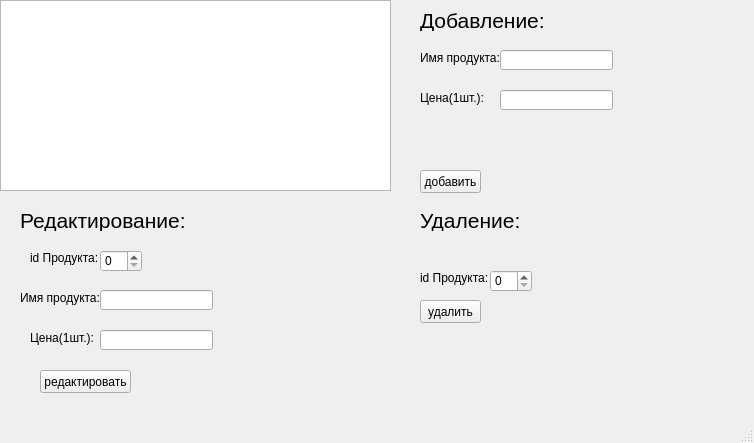
<?xml version="1.0" encoding="UTF-8"?>
<ui version="4.0">
 <class>MainWindow</class>
 <widget class="QMainWindow" name="MainWindow">
  <property name="geometry">
   <rect>
    <x>0</x>
    <y>0</y>
    <width>754</width>
    <height>443</height>
   </rect>
  </property>
  <property name="windowTitle">
   <string>MainWindow</string>
  </property>
  <widget class="QWidget" name="centralwidget">
   <widget class="QPushButton" name="Button_edit">
    <property name="geometry">
     <rect>
      <x>40</x>
      <y>370</y>
      <width>91</width>
      <height>23</height>
     </rect>
    </property>
    <property name="text">
     <string>редактировать</string>
    </property>
   </widget>
   <widget class="QPushButton" name="Button_delete">
    <property name="geometry">
     <rect>
      <x>420</x>
      <y>300</y>
      <width>61</width>
      <height>23</height>
     </rect>
    </property>
    <property name="text">
     <string>удалить</string>
    </property>
   </widget>
   <widget class="QPushButton" name="Button_add">
    <property name="geometry">
     <rect>
      <x>420</x>
      <y>170</y>
      <width>61</width>
      <height>23</height>
     </rect>
    </property>
    <property name="text">
     <string>добавить</string>
    </property>
   </widget>
   <widget class="QTableWidget" name="table">
    <property name="geometry">
     <rect>
      <x>0</x>
      <y>0</y>
      <width>391</width>
      <height>191</height>
     </rect>
    </property>
   </widget>
   <widget class="QLabel" name="label">
    <property name="geometry">
     <rect>
      <x>420</x>
      <y>270</y>
      <width>71</width>
      <height>16</height>
     </rect>
    </property>
    <property name="text">
     <string>id Продукта:</string>
    </property>
   </widget>
   <widget class="QLineEdit" name="lineEdit_2">
    <property name="geometry">
     <rect>
      <x>500</x>
      <y>50</y>
      <width>113</width>
      <height>20</height>
     </rect>
    </property>
   </widget>
   <widget class="QLabel" name="label_2">
    <property name="geometry">
     <rect>
      <x>420</x>
      <y>50</y>
      <width>81</width>
      <height>16</height>
     </rect>
    </property>
    <property name="text">
     <string>Имя продукта:</string>
    </property>
   </widget>
   <widget class="QLineEdit" name="lineEdit_3">
    <property name="geometry">
     <rect>
      <x>500</x>
      <y>90</y>
      <width>113</width>
      <height>20</height>
     </rect>
    </property>
   </widget>
   <widget class="QLabel" name="label_3">
    <property name="geometry">
     <rect>
      <x>420</x>
      <y>90</y>
      <width>71</width>
      <height>16</height>
     </rect>
    </property>
    <property name="text">
     <string>Цена(1шт.):</string>
    </property>
   </widget>
   <widget class="QLineEdit" name="lineEdit_4">
    <property name="geometry">
     <rect>
      <x>100</x>
      <y>330</y>
      <width>113</width>
      <height>20</height>
     </rect>
    </property>
   </widget>
   <widget class="QLabel" name="label_4">
    <property name="geometry">
     <rect>
      <x>30</x>
      <y>330</y>
      <width>71</width>
      <height>16</height>
     </rect>
    </property>
    <property name="text">
     <string>Цена(1шт.):</string>
    </property>
   </widget>
   <widget class="QLineEdit" name="lineEdit_5">
    <property name="geometry">
     <rect>
      <x>100</x>
      <y>290</y>
      <width>113</width>
      <height>20</height>
     </rect>
    </property>
   </widget>
   <widget class="QLabel" name="label_5">
    <property name="geometry">
     <rect>
      <x>20</x>
      <y>290</y>
      <width>81</width>
      <height>16</height>
     </rect>
    </property>
    <property name="text">
     <string>Имя продукта:</string>
    </property>
   </widget>
   <widget class="QLabel" name="label_6">
    <property name="geometry">
     <rect>
      <x>30</x>
      <y>250</y>
      <width>71</width>
      <height>16</height>
     </rect>
    </property>
    <property name="text">
     <string>id Продукта:</string>
    </property>
   </widget>
   <widget class="QSpinBox" name="spinBox">
    <property name="geometry">
     <rect>
      <x>100</x>
      <y>250</y>
      <width>42</width>
      <height>22</height>
     </rect>
    </property>
   </widget>
   <widget class="QSpinBox" name="spinBox_2">
    <property name="geometry">
     <rect>
      <x>490</x>
      <y>270</y>
      <width>42</width>
      <height>22</height>
     </rect>
    </property>
   </widget>
   <widget class="QLabel" name="label_9">
    <property name="geometry">
     <rect>
      <x>420</x>
      <y>10</y>
      <width>131</width>
      <height>21</height>
     </rect>
    </property>
    <property name="font">
     <font>
      <pointsize>16</pointsize>
     </font>
    </property>
    <property name="text">
     <string>Добавление:</string>
    </property>
   </widget>
   <widget class="QLabel" name="label_7">
    <property name="geometry">
     <rect>
      <x>420</x>
      <y>210</y>
      <width>131</width>
      <height>21</height>
     </rect>
    </property>
    <property name="font">
     <font>
      <pointsize>16</pointsize>
     </font>
    </property>
    <property name="text">
     <string>Удаление:</string>
    </property>
   </widget>
   <widget class="QLabel" name="label_8">
    <property name="geometry">
     <rect>
      <x>20</x>
      <y>210</y>
      <width>171</width>
      <height>21</height>
     </rect>
    </property>
    <property name="font">
     <font>
      <pointsize>16</pointsize>
     </font>
    </property>
    <property name="text">
     <string>Редактирование:</string>
    </property>
   </widget>
  </widget>
  <widget class="QMenuBar" name="menubar">
   <property name="geometry">
    <rect>
     <x>0</x>
     <y>0</y>
     <width>754</width>
     <height>21</height>
    </rect>
   </property>
  </widget>
  <widget class="QStatusBar" name="statusbar"/>
 </widget>
 <resources/>
 <connections/>
</ui>
